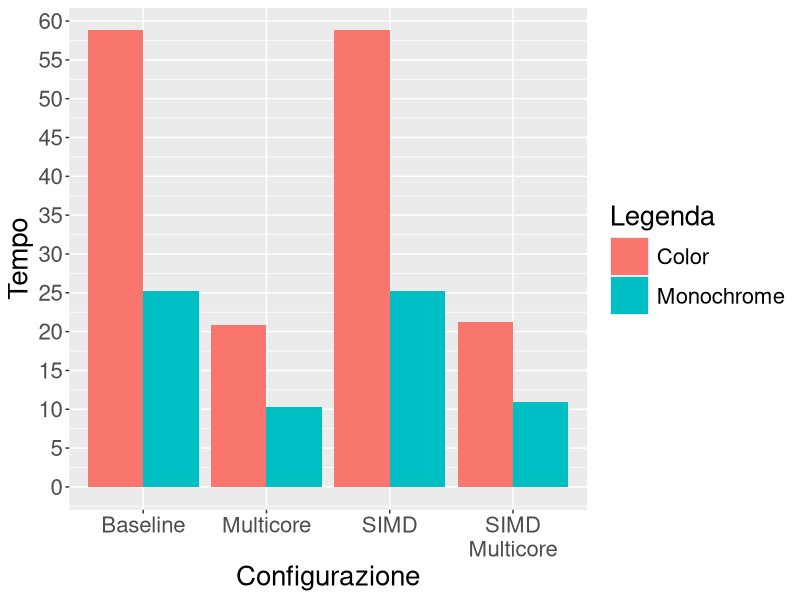

Source code (R):
#Make the data reproducible:
Configurazione <- c(rep("Baseline", 2), rep("SIMD", 2), rep("Multicore", 2), rep("SIMD\nMulticore", 2))
Legenda <- gl(2, 1, 8, labels=c("Color", "Monochrome"))
Tempo <- c(58.7904, 25.2795, 58.7885, 25.2837, 20.8074, 10.3086, 21.2568, 10.961)

d <- data.frame(Configurazione=Configurazione, Legenda=Legenda, Tempo=Tempo)

require(ggplot2) 

png("execution_time.png", width = 800, height = 450)

ggp <- ggplot(d) + geom_bar(aes(x=Configurazione, y=Tempo, fill=Legenda), stat="identity", position=position_dodge()) +
  scale_y_continuous(breaks = scales::pretty_breaks(n = 10))

ggp = ggp + theme(text = element_text(size = 20)) + theme(legend.key.size = unit(1, 'cm'),
                                                    legend.key.height = unit(1, 'cm'), legend.key.width = unit(1, 'cm'))

print(ggp)

dev.off()



